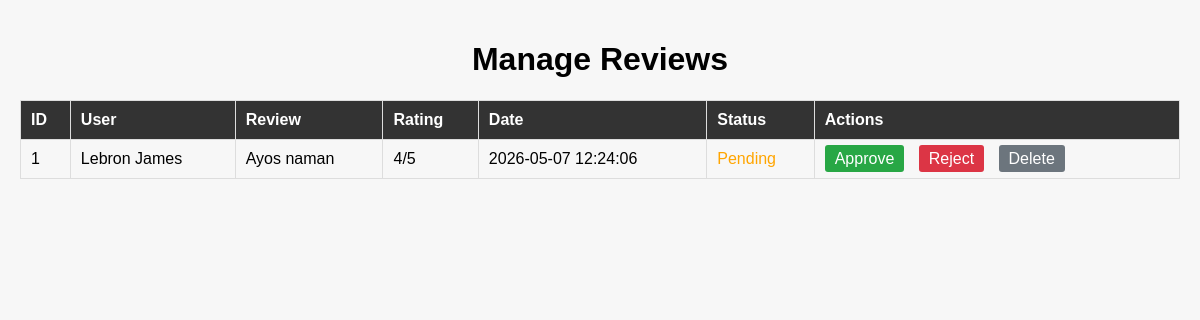
/AdminPanel/sidebar/testimonials.php, run on the app's committed database.
### tables this page shows
CREATE TABLE `customer_feedback` (
  `FeedbackID` int(11) NOT NULL,
  `CustomerID` int(11) NOT NULL,
  `OrderID` int(11) DEFAULT NULL,
  `ReservationID` int(11) DEFAULT NULL,
  `FeedbackType` enum('Order','Reservation','General') NOT NULL DEFAULT 'General',
  `OverallRating` int(11) NOT NULL,
  `FoodTasteRating` int(11) DEFAULT NULL,
  `PortionSizeRating` int(11) DEFAULT NULL,
  `ServiceRating` int(11) DEFAULT NULL,
  `AmbienceRating` int(11) DEFAULT NULL,
  `CleanlinessRating` int(11) DEFAULT NULL,
  `FoodTasteComment` text DEFAULT NULL,
  `PortionSizeComment` text DEFAULT NULL,
  `ServiceComment` text DEFAULT NULL,
  `AmbienceComment` text DEFAULT NULL,
  `CleanlinessComment` text DEFAULT NULL,
  `ReviewMessage` text DEFAULT NULL,
  `IsAnonymous` tinyint(1) NOT NULL DEFAULT 0,
  `Status` enum('Pending','Approved','Rejected') NOT NULL DEFAULT 'Pending',
  `CreatedDate` datetime NOT NULL DEFAULT current_timestamp()
);

### AdminPanel/sidebar/testimonials.php (the view, shortened to what this page needs)
<?php
require_once 'db_connection.php';
$sql = "SELECT cf.*,
               CASE WHEN IsAnonymous = 1 THEN 'Anonymous' ELSE (SELECT CONCAT(FirstName, ' ', LastName) FROM customer WHERE CustomerID = cf.CustomerID) END as user_name
        FROM customer_feedback cf ORDER BY CreatedDate DESC";
$testimonials_result = $conn->query($sql);
?>
<!DOCTYPE html>
<html lang="en">
<head>
    <link rel="stylesheet" href="../CSS/testimonialsDesign.css">
</head>
<body>
<h1>Manage Reviews</h1>
<table>
    <thead>
        <tr>
            <th>ID</th>
            <th>User</th>
            <th>Review</th>
            <th>Rating</th>
            <th>Date</th>
            <th>Status</th>
            <th>Actions</th>
        </tr>
    </thead>
    <tbody>
        <?php while ($review = $testimonials_result->fetch_assoc()) { ?>
            <tr>
                <td><?php echo $review['FeedbackID']; ?></td>
                <td><?php echo htmlspecialchars($review['user_name']); ?></td>
                <td><?php echo htmlspecialchars($review['ReviewMessage']); ?></td>
                <td><?php echo $review['OverallRating']; ?>/5</td>
                <td><?php echo htmlspecialchars($review['CreatedDate']); ?></td>
                <td class="status-<?php echo strtolower($review['Status'] ?? 'Pending'); ?>">
                    <?php echo $review['Status'] ?? 'Pending'; ?>
                </td>
                <td class="action-links">
                    <?php if ($review['Status'] !== 'Approved'): ?>
                        <a href="testimonials.php?update_id=<?php echo $review['FeedbackID']; ?>&status=Approved" class="approve">Approve</a>
                    <?php endif; ?>
                    <?php if ($review['Status'] !== 'Rejected'): ?>
                        <a href="testimonials.php?update_id=<?php echo $review['FeedbackID']; ?>&status=Rejected" class="reject">Reject</a>
                    <?php endif; ?>
                    <a href="testimonials.php?delete_id=<?php echo $review['FeedbackID']; ?>" class="delete" onclick="return confirm('Are you sure you want to delete this review?');">Delete</a>
                </td>
            </tr>
        <?php } ?>
    </tbody>
</table>
</body>
</html>

### AdminPanel/CSS/testimonialsDesign.css (style rules this page uses)
body { font-family: Arial, sans-serif; margin: 0; padding: 20px; background-color: #f7f7f7; }
h1 { text-align: center; }
table { width: 100%; border-collapse: collapse; margin-top: 20px; }
table th, table td { border: 1px solid #ddd; padding: 10px; text-align: left; }
table th { background-color: #333; color: white; }
.action-links a { margin-right: 10px; text-decoration: none; padding: 5px 10px; border-radius: 3px; }
.action-links .approve { background-color: #28a745; color: white; }
.action-links .reject { background-color: #dc3545; color: white; }
.action-links .delete { background-color: #6c757d; color: white; }
.status-pending { color: orange; }

### data on the page
customer_feedback: FeedbackID "1", user_name "Lebron James", ReviewMessage "Ayos naman", OverallRating "4", CreatedDate "2026-05-07 12:24:06", Status "Pending"
